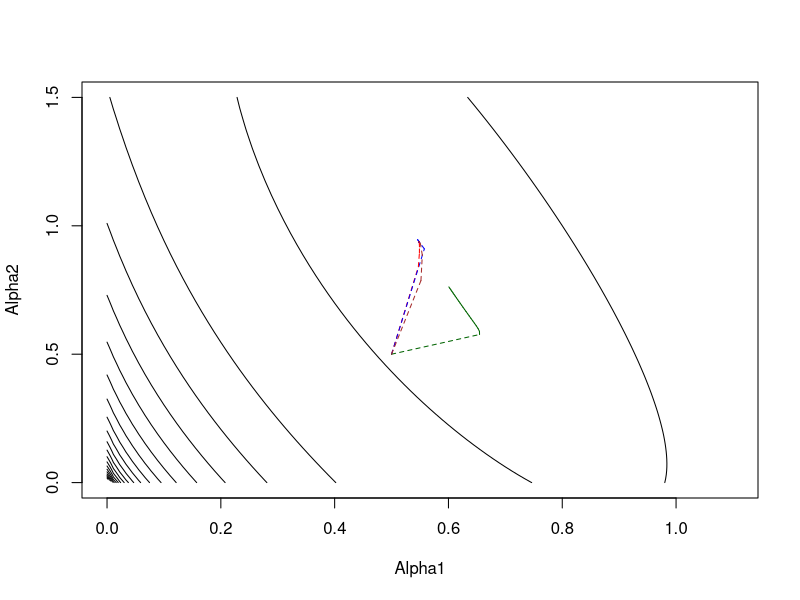

This chart was generated by the following R code:
## ---- chunk 1
options(scipen=999)
MatDef <- function(A, tol=1e-06){
  # Matrix input A, tol: how from 0 eigenvalue must be to be considered non-zero
  # error if matrix not square and/or symmetric
  nrows <- dim(A)[1]
  ncols <- dim(A)[2]
  if (nrows!=ncols){return('Matrix must be square!')}
  if (!isSymmetric.matrix(A)){return('Matrix must be symmetric!')}
  else{
    eigenvals <- eigen(A)$values
    near_zero <- abs(eigenvals) > tol # set eigenvalues near 0 to zero 
    eigenvals[!near_zero] <- 0
    
    # All eigenvalues strictly > 0
    if(sum(eigenvals > 0+tol)==ncols){return(list(A,'Positive definite'))}

    # All eigenvalues are >= 0
    if(sum(eigenvals >= 0)==ncols){return(list(A,'Positive semi-definite'))}
    
    # Both positive and negative eigenvalues
    if(sum(eigenvals>0)!=0 && sum(eigenvals<0)!=0){return(list(A,'Indefinite'))}
    
    # All eigenvalues are strictly negative
    if (sum(eigenvals< 0)==ncols){return(list(A,'Negative definite'))}
        
    # All eigenvalues are <= 0
    if (sum(eigenvals<= 0)==ncols){return(list(A,'Negative semi-definite'))}

  }
}
testmat1 <- matrix(c(1,2,3,4,5,6,100,0.5,8),3,3) 
testmat2 <- matrix(c(1,1,1,1,1,1,1,1,1,1),5,2) 
testmat3 <- matrix(c(7,2,2,1),2,2)
testmat4 <- matrix(c(1,2,2,4),2,2)
testmat5 <- matrix(c(0,0,0,1,0,0,1,0,0,1,0,0,1,0,0,0),4,4)
testmat6 <- matrix(c(-1,0,0,0,-1,0,0,0,0),3,3)
testmat7 <- matrix(c(-3,0,0,0,-5,0,0,0,-2),3,3)

test_matrices <- list(testmat1,testmat2,testmat3,testmat4,testmat5,testmat6,testmat7)

sapply(test_matrices,MatDef)
## ---- chunk 2
Gradmat<-function(x, f, eps = 1e-08){
  # Calculate the difference-quotient approx gradient (matrix) of an arbitrary 
  # input (vector) function "f" at "x"
  dd = length(x)
  aa = length(f(x))
  epsmat = (diag(dd) * eps)/2
  gmat = array(0, dim = c(aa, dd))
  for(i in 1:dd){
    gmat[, i] <- (f(x + epsmat[, i]) -
    f(x - epsmat[, i]))/eps}
  if(aa > 1) gmat else c(gmat)
}

# To compare with Fisher Scoring approach 
Newt_Raph_MLE<-function(guess,f, max.iter=25, tol = 1e-05, eps=1e-06){
  start <- Sys.time()
  gradient <- function(x) Gradmat(x, f, eps)
  hessian <- function(x) Gradmat(x, gradient, eps)
  old <- guess
  new <- old - solve(hessian(old), gradient(old))
  it <- 1
  while(it < max.iter & sqrt(sum((new - old)^2)) >tol){
    old <- new
    new <- old - solve(hessian(old), gradient(old))
    it <- it + 1
  }
  runtime <- Sys.time() - start
  list(Steps = it, Initial = guess, Estimate = new, Func_val = f(new),Time=runtime)
}

NR.FS <- function(theta,n,f,max.iter=25,tol=1e-05,eps=1e-06){
  start <- Sys.time()
  gradient <- function(x) Gradmat(x, f, eps)
  initial <- theta
  fisher_info <- matrix(c(n/2*theta[2]^2,0,0,2*n/(theta[2]^2)),2,2)
  guess <- theta + solve(fisher_info,gradient(theta))
  i <- 1
  while (i < max.iter & sqrt(sum(guess-theta)^2)>tol){
    theta <- guess
    fisher_info <- matrix(c(n/theta[2]^2,0,0,2*n/(theta[2]^2)),2,2)
    guess <- theta + solve(fisher_info,gradient(theta))
    i <- i+1
  }
  runtime <- Sys.time() - start
  list(Steps = i, Initial = initial, Estimate= c(guess),Func_val=f(guess),Time=runtime)
}

set.seed(1)
x <- rnorm(n=100,mean=5,sd=2)
ll <- function(theta) sum(log(dnorm(x,theta[1],theta[2])))
fish_results <- NR.FS(c(6,1), n=100, ll) # initial guess for mean and sd

newt_results <- Newt_Raph_MLE(c(6,1),ll)
comparison <- rbind(fish_results,newt_results)
comparison
cat('\nInitial values:\n')
comparison[,2]
cat('Final Estimates:\n')
comparison[,3]
## ---- chunk 3
# data
b1 <- c(1.44,1.7,2.24,2.69,2.58,2.52,2.03,1.74,1.5,1.21,
        1.14,1.08,1.44,1.58,1.68,1.99,2.06,1.95,2.14,2.38,
        2.58,2.47,2.68,2.88,2.9,3.02)
b2 <- c(0.22,0.17,0.15,0.2,0.59,0.64,0.84,0.87,0.94,0.99,
        0.92,1,0.99,1.06,1,0.88,0.82,0.82,0.76,0.66,
        0.65,0.59,0.56,0.51,0.42,0.44)
y <- c(2,5,3,3,1,5,2,2,1,1,
       1,2,3,4,2,2,3,2,1,0,
       0,1,0,0,0,0)
# Define objective function
poi_log_like <- function(alpha){
  sum(y*log(alpha[1]*b1+alpha[2]*b2)-alpha[1]*b1-alpha[2]*b2-log(factorial(y)))
}
## ---- chunk 4
NR.Pois <- function(alpha,max.iter=25, tol=1e-06){
  start <- Sys.time()
  history <- matrix(0,max.iter+1,2) # save values for plotting
  initial <- alpha
  history[1,] <- initial
  gradient <- function(alpha) {
    matrix(c(sum(y*b1/(alpha[1]*b1+alpha[2]*b2))-sum(b1),
             sum(y*b2/(alpha[1]*b1+alpha[2]*b2))-sum(b2)))}
  hessian <- function(alpha) {
    matrix(c(-sum(b1^2*y/(alpha[1]*b1+alpha[2]*b2)),-sum(b1*b2*y/(alpha[1]*b1+alpha[2]*b2)),
             -sum(b1*b2*y/(alpha[1]*b1+alpha[2]*b2)),-sum(b2^2*y/(alpha[1]*b1+alpha[2]*b2))),
           2,2)}
  guess <- alpha - solve(hessian(alpha),gradient(alpha))
  i <- 1
  while (i < max.iter & sqrt(sum(guess-alpha)^2)>tol){
    alpha <- guess
    guess <- alpha - solve(hessian(alpha),gradient(alpha))  
    i <- i+1
    history[i,] <- guess
  }
  # I'd like to do the following line, but have omitted it for the plots to work
  # history <- history[1:i,] # keep only rows with iterates
  runtime <- Sys.time() - start
  list(Steps = i, Initial = initial, Estimate= c(guess),Time=runtime,hessian(guess),history)
}
newt_results2 <- NR.Pois(c(0.5,0.5))

FS.Pois <- function(alpha,max.iter=25,tol=1e-06){
  start <- Sys.time()
  history <- matrix(0,max.iter+1,2) # save values for plotting
  initial <- alpha
  history[1,] <- initial
  gradient <- function(alpha) {
    matrix(c(sum(y*b1/(alpha[1]*b1+alpha[2]*b2))-sum(b1),
             sum(y*b2/(alpha[1]*b1+alpha[2]*b2))-sum(b2)))}
  fisher_info <- function(alpha) {
    matrix(c(sum(b1^2/(alpha[1]*b1+alpha[2]*b2)),sum(b1*b2/(alpha[1]*b1+alpha[2]*b2)),
             sum(b1*b2/(alpha[1]*b1+alpha[2]*b2)),sum(b2^2/(alpha[1]*b1+alpha[2]*b2))),
           2,2)}
  guess <- alpha + solve(fisher_info(alpha)) %*%  gradient(alpha)
  i <- 1
  while (i < max.iter & sqrt(sum(guess-alpha)^2)>tol){
    alpha <- guess
    guess <- alpha + solve(fisher_info(alpha)) %*%  gradient(alpha)
    i <- i+1
    
    history[i,] <- guess
  }
  # I'd like to do the following line, but have omitted it for the plots to work
  # history <- history[1:i,] # keep only rows with iterates
  runtime <- Sys.time() - start
  list(Steps = i, Initial = initial, Estimate= c(guess),Time=runtime,fisher_info(guess),history)
}
fish_results2 <- FS.Pois(c(0.5,0.5))

comparison2 <- rbind(fish_results2,newt_results2)
comparison2
cat('\nInitial values:\n')
comparison2[,2]
cat('Final Estimates:\n')
comparison2[,3]
## ---- chunk 5
cov_mat <- solve(fish_results2[[5]])
alpha1_err <- sqrt(cov_mat[1,1])
alpha2_err <- sqrt(cov_mat[2,2])
cat('SE(Alpha1):',alpha1_err,'SE(Alpha2):',alpha2_err)
## ---- chunk 6
library(numDeriv)
steepest_asc <- function(initial, f, step, max.iter=25, unitfac=F, tol = 1e-05, eps=1e-06){
  # Function to implement Steepest-ascent. The unitfac condition indicates 
  # whether or not the supplied step-length factor(s) multiply the gradient 
  # itself, or the unit vector in the same direction.
  history <- matrix(0,max.iter,2)
  history[1,] <- initial
  steps <- if(length(step) > 1) {step} else{rep(step, max.iter)}
  i <- 1
  oldpar <- initial
  newstep <- grad(f,initial)
  newstep <- if(unitfac){newstep/sqrt(sum(newstep^2))} else {newstep}
  
  ### use unit vector in gradient direction
  newpar <- oldpar + steps[i] * newstep
  while(i < max.iter & sqrt(sum((newpar-oldpar)^2))>tol) {
    i <- i + 1
    oldpar <- newpar
    newstep <- grad(f,oldpar)
    newstep <- if(unitfac) {newstep/sqrt(sum(newstep^2))} else {newstep}
    newpar <- oldpar + steps[i] * newstep
    history[i,] <- newpar
    step <- step/2
  }
  list(Steps = i, Initial = initial, Final = newpar, Func_val = f(newpar),history)
}
steep_results <- steepest_asc(c(.5,.5),poi_log_like,0.01)
print(steep_results)
## ---- chunk 7
quasi_newt <- function(x, g, g.prime) {## INITIAL VALUES
  initial <- x 
  M = Gradmat(x, g.prime, eps=1e-06)
  itr = 25
  epsilon = 1e-10
  x.values = matrix(0,itr+1,2)
  x.values[1,] = x
  alpha.default = 1
  alpha = alpha.default
  
  ## MAIN
  for(i in 1:itr){
        hessian.inv = solve(M)
        xt = x - alpha*hessian.inv%*%g.prime(x)
        # REDUCE ALPHA UNTIL A CORRECT STEP IS REACHED
        while(g(xt) < g(x)){
        		  alpha = alpha/2
  		  xt = x - alpha*hessian.inv%*%g.prime(x)
        }
        x.values[i+1,] = xt
        z = xt-x
        y = g.prime(xt)-g.prime(x)
        v = y-M%*%z
        M.old = M
        M = M-((M%*%z%*%t(M%*%z))/((t(z)%*%M%*%z)[1]))+
             ((y%*%t(y))/((t(z)%*%y)[1]))
        if(abs((t(v)%*%z)[1]) < epsilon){M = M.old}
        alpha = alpha.default
        x = xt
  }
  list(Steps=i,Initial=initial,Estimate=c(x),History=x.values)
}
gradfunc <- function(alpha) Gradmat(alpha, poi_log_like, eps=1e-06)
qnewt_results <- quasi_newt(c(0.5,0.5),poi_log_like,gradfunc)
print(qnewt_results)

# Also, using the optim() function, allowing for half-stepping with the control
# parameter, we get the same results. Note that the log-likelihood and gradient
# needed to be negated since optim() minimizes by default

ll_neg <- function(alpha){
  -sum(y*log(alpha[1]*b1+alpha[2]*b2)-alpha[1]*b1-alpha[2]*b2-log(factorial(y)))
}
grad_neg <- function(alpha) {
    matrix(c(-sum(y*b1/(alpha[1]*b1+alpha[2]*b2))+sum(b1),
             -sum(y*b2/(alpha[1]*b1+alpha[2]*b2))+sum(b2))) }
optim(c(0.5, 0.5), ll_neg, gr = grad_neg, method = "BFGS", hessian = TRUE, 
      control = list(ndeps = c(0.5, 0.5)))$par
## ---- chunk 8
# set up axes, functional value
z = matrix(0,100,100)
alpha1 = seq(0,1.1,length=100)
alpha2 = seq(0,1.5,length=100)
for(i in 1:100){for(j in 1:100){
  z[i,j] = poi_log_like(c(alpha1[i],alpha2[j]))}}

pois_newt_process <- newt_results2[[6]]
pois_newt_process[18:26,1]<-pois_newt_process[17,1] # avoid subscript oob
pois_newt_process[18:26,2] <- pois_newt_process[17,2]

pois_fs_process <- fish_results2[[6]]
pois_fs_process[13:26,1] <- pois_fs_process[12,1]
pois_fs_process[13:26,2] <- pois_fs_process[12,2]

steep_process <- steep_results[[5]]
qnewt_process <- qnewt_results[[4]]

itr <- nrow(steep_process)-1 # or qnewt_process, both 26
contour(alpha1,alpha2,z,nlevels=20,drawlabels=FALSE,xlab='Alpha1',ylab='Alpha2')
for(i in 1:itr){
  # Newton-Raphson 
  segments(pois_newt_process[i,1],pois_newt_process[i,2],pois_newt_process[i+1,1],
  pois_newt_process[i+1,2],lty=2,col='red')
  
  # Fisher Scoring
  segments(pois_fs_process[i,1],pois_fs_process[i,2],pois_fs_process[i+1,1],
  pois_fs_process[i+1,2],lty=2,col='blue')
  
  # Steepest Ascent
  segments(steep_process[i,1],steep_process[i,2],steep_process[i+1,1],
  steep_process[i+1,2],lty=2,col='darkgreen')
  
  # Quasi-Newton
  segments(qnewt_process[i,1],qnewt_process[i,2],qnewt_process[i+1,1],
  qnewt_process[i+1,2],lty=2,col='brown')
}
